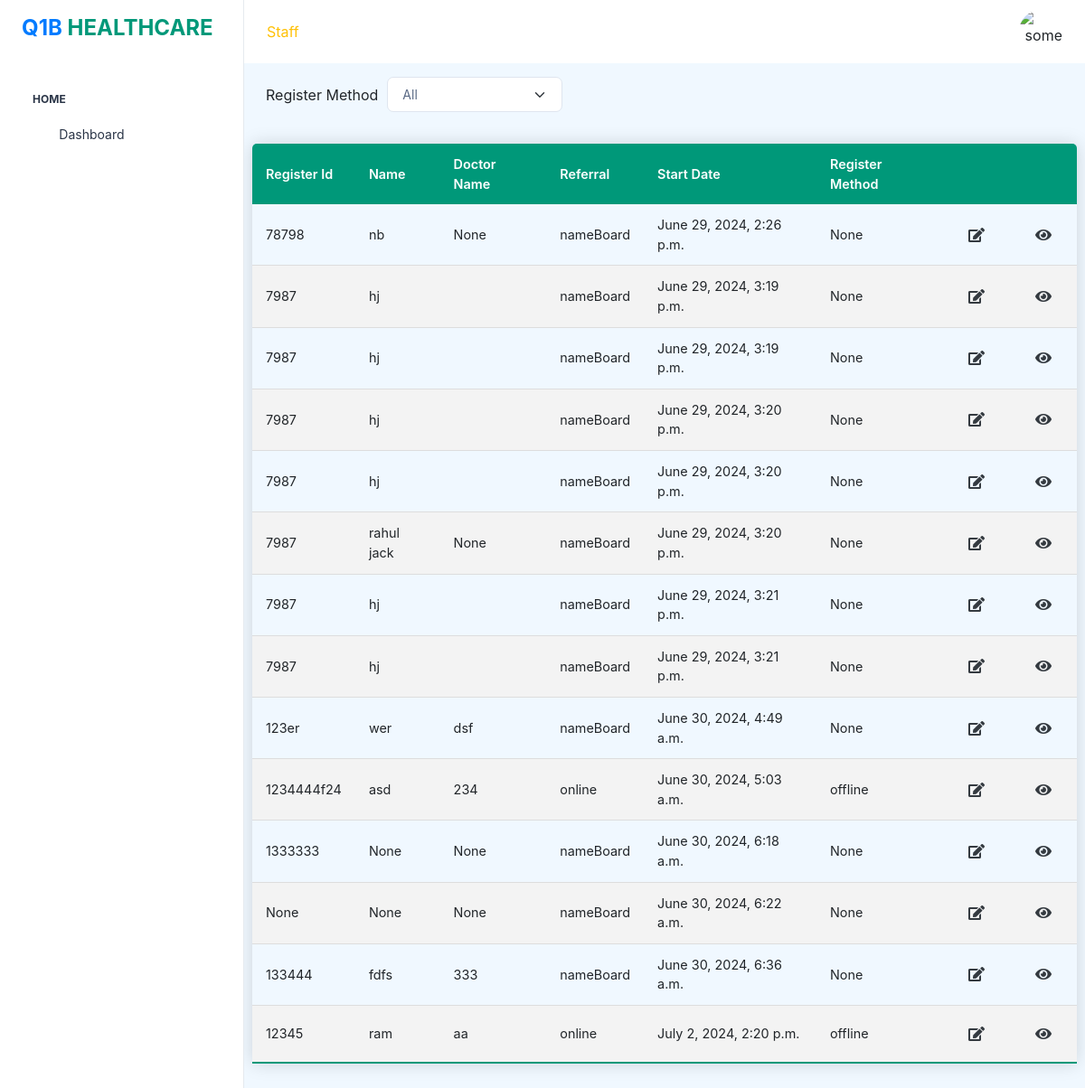
/patientdashboard, run on the app's committed database.
### q1bapp/models.py (models this page shows)
class Patient(models.Model):
    registration_id = models.CharField(max_length=255, null=True, blank=True)
    firstname_patient_name = models.CharField(max_length=255, null=True, blank=True)
    secondname_patient_name = models.CharField(max_length=255, null=True, blank=True)
    title = models.CharField(max_length=255, null=True, blank=True)
    rec_no = models.IntegerField()
    is_active = models.BooleanField(null=False)
    created_at = models.DateTimeField(auto_now_add=True)
    mob_no = models.CharField(max_length=13,null=True,blank=True)
    email = models.EmailField(null=True,blank=True)
    state = models.CharField(max_length=13,null=True,blank=True)
    city = models.CharField(max_length=13,null=True,blank=True)
    locality = models.CharField(max_length=13,null=True,blank=True)
    address = models.CharField(max_length=13,null=True,blank=True)
    dob = models.CharField(max_length=13,null=True,blank=True)
    age = models.IntegerField()
    second_phone_number = models.IntegerField()
    guardian_name = models.CharField(max_length=13,null=True,blank=True)
    op_number = models.IntegerField()
    passport_number = models.CharField(max_length=13,null=True,blank=True)
    discharge_date =  models.DateTimeField(auto_now_add=True)
    gender =  models.CharField(max_length=13,null=True,blank=True)
    country = models.CharField(max_length=13,null=True,blank=True)
    Medicalhistory = models.CharField(max_length=13,null=True,blank=True)
    zip = models.CharField(max_length=13,null=True,blank=True)
    bloodgroup = models.CharField(max_length=13,null=True,blank=True)
    remarks = models.CharField(max_length=13,null=True,blank=True)
    fee = models.CharField(max_length=13,null=True,blank=True)
    payment = models.CharField(max_length=13,null=True,blank=True)
    conditions = models.CharField(max_length=13,null=True,blank=True)
    pregnant = models.CharField(max_length=13,null=True,blank=True)
    occupation = models.CharField(max_length=13,null=True,blank=True)
    remarks = models.CharField(max_length=13,null=True,blank=True)
    photo = models.ImageField(upload_to='images/', null=True, blank=True)
    specialization = models.CharField(max_length=13,null=True,blank=True)
    doctor = models.CharField(max_length=13,null=True,blank=True)
    referredBy = models.CharField(max_length=13,null=True,blank=True)
    patient_group = models.CharField(max_length=13,null=True,blank=True)
    register_method = models.CharField(max_length=13,null=True,blank=True)

### q1bapp/views.py (the view)
# urls.py: path('patientdashboard', views.Patientdashboard,name='patientdashboard'),
def Patientdashboard(request):
    patient = Patient.objects.all()
    return render(request,'patientlist.html',{'patient':patient})

### q1bapp/templates/patientlist.html (shortened to what this page needs)
{% extends 'base.html' %} {% block content %}
<link rel="stylesheet" type="text/css" href="https://cdn.datatables.net/1.11.3/css/jquery.dataTables.css">
    <link href="https://cdnjs.cloudflare.com/ajax/libs/font-awesome/5.15.3/css/all.min.css" rel="stylesheet">
<div class="container-fluid">
  <div class="filter-container">
    <span>Register Method</span>
    <select id="rgfilter" name="registermethod" class="form-select" aria-label="Default select example" style="width: 22%;background-color: #fff;">
      <option value="">All</option>
    </select>
</div>
    <div class="row">
        <table id="patientTable" class="content-table">
            <thead>
                <tr>
                    <th>Register Id</th>
                    <th>Name</th>
                    <th>Doctor Name</th>
                    <th>Referral</th>
                    <th>Start Date</th>
                    <th>Register Method</th>
                    <th></th>
                    <th></th>
                </tr>
            </thead>
            <tbody>
                {% for patient in patient %}
                <tr>
                    <td>{{ patient.registration_id }}</td>
                    <td>{{ patient.firstname_patient_name }}</td>
                    <td>{{ patient.doctor }}</td>
                    <td>{{ patient.referredBy }}</td>
                    <td>{{ patient.created_at }}</td>
                    <td>{{ patient.register_method }}</td>
                    <td>
                      <a href="#" class="btn btn-link edit-btn text-dark" data-patient-id="{{ patient.id }}" data-toggle="modal" data-target="#editPatientModal">
                        <i class="fas fa-edit"></i>
                    </a>
                  </td>
                  <td> <button type="button" class="btn btn-link view-btn-patient text-dark" data-toggle="modal" data-target=".viewpatient" data-patient-id="{{ patient.id }}">
                    <i class="fas fa-eye"></i>
                </button>
                  </td>
                </tr>
                {% endfor %}
            </tbody>
        </table>
    </div>
</div>
      </div>
  </div>
{% endblock %}

### q1bapp/templates/base.html (shortened to what this page needs)
<!DOCTYPE html>
{% load static %}
<html lang="en">
  <head>
    <link rel="stylesheet" href="{% static 'assets/css/styles.min.css' %}" />
    <link
      rel="stylesheet"
      href="https://cdn.jsdelivr.net/npm/bootstrap@4.0.0/dist/css/bootstrap.min.css"
    />
  </head>
  <body>
    <div
      class="page-wrapper"
      id="main-wrapper"
      data-layout="vertical"
      data-navbarbg="skin6"
      data-sidebartype="full"
      data-sidebar-position="fixed"
      data-header-position="fixed"
      style="background-color: aliceblue"
    >
      <aside class="left-sidebar">
        <div>
          <div
            class="brand-logo d-flex align-items-center justify-content-between"
          >
            <a href="/" class="text-nowrap logo-img">
              <h4>
                <b>Q1B <span style="color: #009879">HEALTHCARE</span></b>
              </h4>
            </a>
          </div>
          <nav class="sidebar-nav scroll-sidebar" data-simplebar="">
            <ul id="sidebarnav">
              <li class="nav-small-cap">
                <span class="hide-menu">Home</span>
              </li>
              <li class="sidebar-item">
                <a
                  class="sidebar-link"
                  href="{% url 'dashboard' %}"
                  aria-expanded="false"
                >
                  <span>
                    <i class="ti ti-layout-dashboard"></i>
                  </span>
                  <span class="hide-menu">Dashboard</span>
                </a>
              </li>
            </ul>
          </nav>
        </div>
      </aside>
      <div class="body-wrapper">
        <header class="app-header">
          <nav class="navbar navbar-expand-lg navbar-light">
            <ul class="navbar-nav">
              <li class="nav-item">
                <span style="color: #ffc107;">{% if user.user_type == 'D' %}Doctor{% else %}Staff{% endif %}</span>
              </li>
            </ul>
            <div
              class="navbar-collapse justify-content-end px-0"
              id="navbarNav"
            >
              <ul
                class="navbar-nav flex-row ms-auto align-items-center justify-content-end"
              >
              <div class="profile">
                <div class="img-box">
                  <img src="https://i.postimg.cc/BvNYhMHS/user-img.jpg" alt="some user image">
                </div>
              </div>
              </ul>
            </div>
          </nav>
        </header>
        {% comment %} extent {% endcomment %} {% block content %} {% endblock %}
  </body>
</html>

### q1bapp/templates/base.html (style rules this page uses)
.profile { position: relative; display: flex; justify-content: flex-end; align-items: center; gap: 12px; cursor: pointer; text-align: end; }
.profile .img-box { position: relative; width: 48px; height: 48px; border-radius: 50%; overflow: hidden; }
.profile .img-box img { position: absolute; top: 0; left: 0; width: 100%; height: 100%; object-fit: cover; }

### q1bapp/templates/patientlist.html (style rules this page uses)
.content-table { border-collapse: collapse; margin: 25px 0; font-size: 0.9em; min-width: 400px; border-radius: 5px 5px 0 0; overflow: hidden; box-shadow: 0 0 20px rgba(0, 0, 0, 0.15); }
.content-table thead tr { background-color: #009879; color: #ffffff; text-align: left; font-weight: bold; }
.content-table th, .content-table td { padding: 12px 15px; }
.content-table tbody tr { border-bottom: 1px solid #dddddd; }
.content-table tbody tr:nth-of-type(even) { background-color: #f3f3f3; }
.content-table tbody tr:last-of-type { border-bottom: 2px solid #009879; }
.filter-container { display: flex; align-items: center; margin-bottom: 10px; }
.filter-container span { margin-right: 10px; }

### data on the page
Patient: registration_id "78798", firstname_patient_name "nb", doctor "None", referredBy "nameBoard", created_at "June 29, 2024, 2:26 p.m.", register_method "None"
Patient: registration_id "7987", firstname_patient_name "hj", referredBy "nameBoard", created_at "June 29, 2024, 3:19 p.m.", register_method "None"
Patient: registration_id "7987", firstname_patient_name "hj", referredBy "nameBoard", created_at "June 29, 2024, 3:19 p.m.", register_method "None"
Patient: registration_id "7987", firstname_patient_name "hj", referredBy "nameBoard", created_at "June 29, 2024, 3:20 p.m.", register_method "None"
Patient: registration_id "7987", firstname_patient_name "hj", referredBy "nameBoard", created_at "June 29, 2024, 3:20 p.m.", register_method "None"
Patient: registration_id "7987", firstname_patient_name "rahul jack", doctor "None", referredBy "nameBoard", created_at "June 29, 2024, 3:20 p.m.", register_method "None"
Patient: registration_id "7987", firstname_patient_name "hj", referredBy "nameBoard", created_at "June 29, 2024, 3:21 p.m.", register_method "None"
Patient: registration_id "7987", firstname_patient_name "hj", referredBy "nameBoard", created_at "June 29, 2024, 3:21 p.m.", register_method "None"
Patient: registration_id "123er", firstname_patient_name "wer", doctor "dsf", referredBy "nameBoard", created_at "June 30, 2024, 4:49 a.m.", register_method "None"
Patient: registration_id "1234444f24", firstname_patient_name "asd", doctor "234", referredBy "online", created_at "June 30, 2024, 5:03 a.m.", register_method "offline"
Patient: registration_id "1333333", firstname_patient_name "None", doctor "None", referredBy "nameBoard", created_at "June 30, 2024, 6:18 a.m.", register_method "None"
Patient: registration_id "None", firstname_patient_name "None", doctor "None", referredBy "nameBoard", created_at "June 30, 2024, 6:22 a.m.", register_method "None"
Patient: registration_id "133444", firstname_patient_name "fdfs", doctor "333", referredBy "nameBoard", created_at "June 30, 2024, 6:36 a.m.", register_method "None"
Patient: registration_id "12345", firstname_patient_name "ram", doctor "aa", referredBy "online", created_at "July 2, 2024, 2:20 p.m.", register_method "offline"
